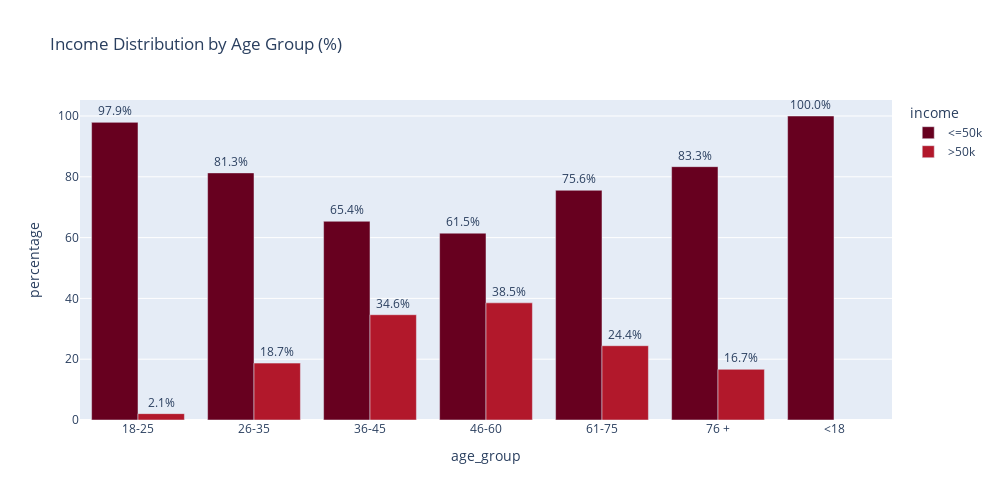
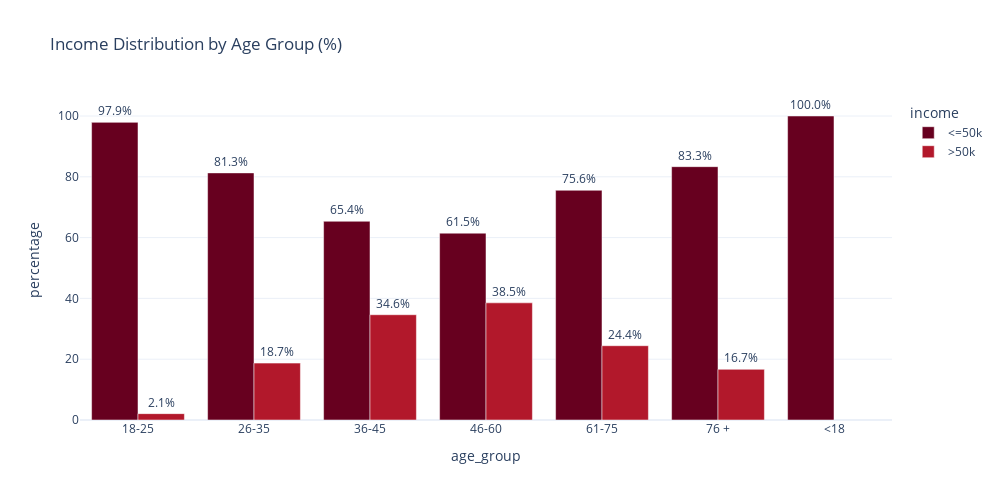
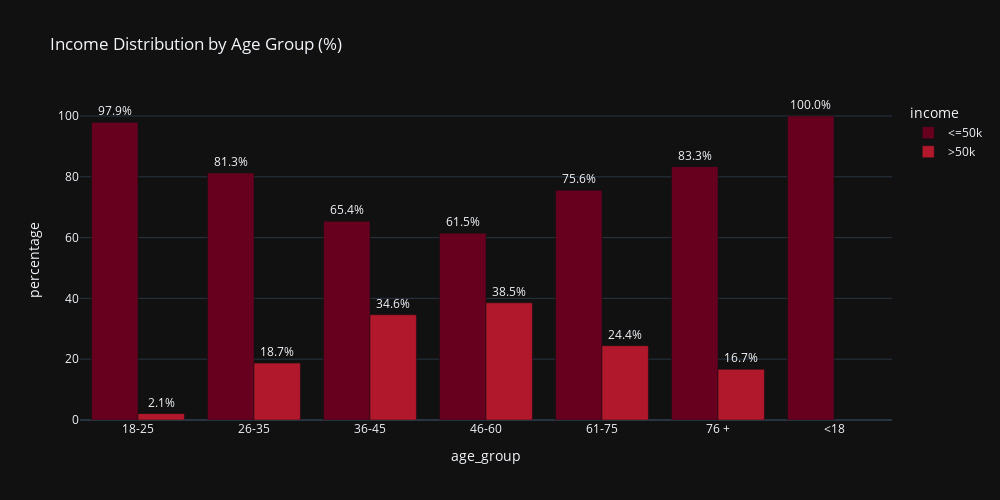
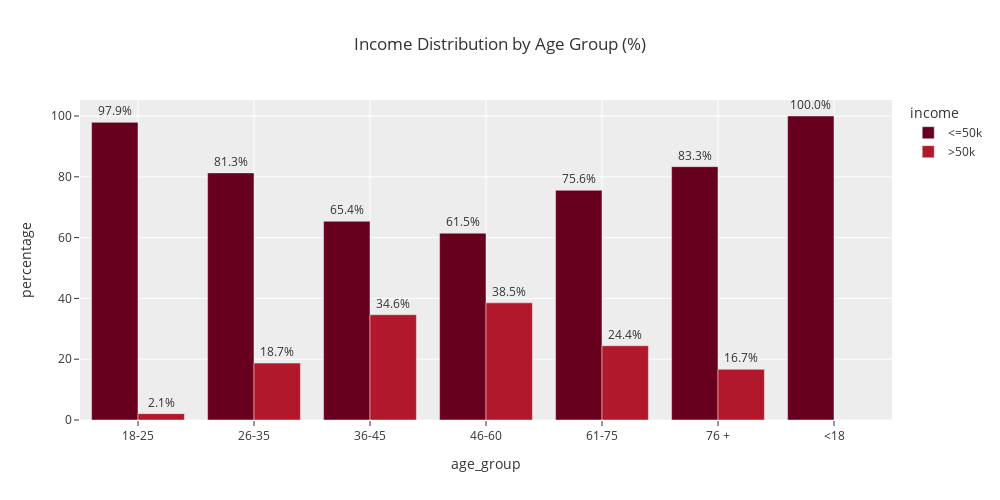

Here is the notebook cell these charts were saved with, in order:
### Code cell
themes = ["plotly", "plotly_white", "plotly_dark", "ggplot2", "seaborn", "simple_white", "presentation", "xgridoff", "ygridoff", "gridon", "none"]

for theme in themes:
    fig.update_layout(template=theme)

    fig.show()

### Figure 1 — Plotly figure (JSON) as saved in the notebook; plotly's stock layout.template omitted (floating-point values rounded to 4 significant figures)
{"data": [{"alignmentgroup": "True", "hovertemplate": "income=<=50k<br>age_group=%{x}<br>percentage=%{text}<extra></extra>", "legendgroup": "<=50k", "marker": {"color": "rgb(103,0,31)", "pattern": {"shape": ""}}, "name": "<=50k", "offsetgroup": "<=50k", "orientation": "v", "showlegend": true, "text": [97.91, 81.28, 65.37, 61.46, 75.56, 83.33, 100.0], "textposition": "outside", "texttemplate": "%{text:.1f}%", "type": "bar", "x": ["18-25", "26-35", "36-45", "46-60", "61-75", "76 +", "<18"], "xaxis": "x", "y": [97.91, 81.28, 65.37, 61.46, 75.56, 83.33, 100.0], "yaxis": "y"}, {"alignmentgroup": "True", "hovertemplate": "income=>50k<br>age_group=%{x}<br>percentage=%{text}<extra></extra>", "legendgroup": ">50k", "marker": {"color": "rgb(178,24,43)", "pattern": {"shape": ""}}, "name": ">50k", "offsetgroup": ">50k", "orientation": "v", "showlegend": true, "text": [2.093, 18.72, 34.63, 38.54, 24.44, 16.67], "textposition": "outside", "texttemplate": "%{text:.1f}%", "type": "bar", "x": ["18-25", "26-35", "36-45", "46-60", "61-75", "76 +"], "xaxis": "x", "y": [2.093, 18.72, 34.63, 38.54, 24.44, 16.67], "yaxis": "y"}], "layout": {"barmode": "group", "height": 500, "legend": {"title": {"text": "income"}, "tracegroupgap": 0}, "title": {"text": "Income Distribution by Age Group (%)"}, "uniformtext": {"minsize": 6, "mode": "hide"}, "width": 1000, "xaxis": {"anchor": "y", "autorange": true, "domain": [0, 1], "range": [-0.5, 6.5], "title": {"text": "age_group"}, "type": "category"}, "yaxis": {"anchor": "x", "autorange": true, "domain": [0, 1], "range": [0, 105.3], "title": {"text": "percentage"}, "type": "linear"}}}

### Figure 2 — Plotly figure (JSON) as saved in the notebook; plotly's stock layout.template omitted (floating-point values rounded to 4 significant figures)
{"data": [{"alignmentgroup": "True", "hovertemplate": "income=<=50k<br>age_group=%{x}<br>percentage=%{text}<extra></extra>", "legendgroup": "<=50k", "marker": {"color": "rgb(103,0,31)", "pattern": {"shape": ""}}, "name": "<=50k", "offsetgroup": "<=50k", "orientation": "v", "showlegend": true, "text": [97.91, 81.28, 65.37, 61.46, 75.56, 83.33, 100.0], "textposition": "outside", "texttemplate": "%{text:.1f}%", "type": "bar", "x": ["18-25", "26-35", "36-45", "46-60", "61-75", "76 +", "<18"], "xaxis": "x", "y": [97.91, 81.28, 65.37, 61.46, 75.56, 83.33, 100.0], "yaxis": "y"}, {"alignmentgroup": "True", "hovertemplate": "income=>50k<br>age_group=%{x}<br>percentage=%{text}<extra></extra>", "legendgroup": ">50k", "marker": {"color": "rgb(178,24,43)", "pattern": {"shape": ""}}, "name": ">50k", "offsetgroup": ">50k", "orientation": "v", "showlegend": true, "text": [2.093, 18.72, 34.63, 38.54, 24.44, 16.67], "textposition": "outside", "texttemplate": "%{text:.1f}%", "type": "bar", "x": ["18-25", "26-35", "36-45", "46-60", "61-75", "76 +"], "xaxis": "x", "y": [2.093, 18.72, 34.63, 38.54, 24.44, 16.67], "yaxis": "y"}], "layout": {"barmode": "group", "height": 500, "legend": {"title": {"text": "income"}, "tracegroupgap": 0}, "title": {"text": "Income Distribution by Age Group (%)"}, "uniformtext": {"minsize": 6, "mode": "hide"}, "width": 1000, "xaxis": {"anchor": "y", "autorange": true, "domain": [0, 1], "range": [-0.5, 6.5], "title": {"text": "age_group"}, "type": "category"}, "yaxis": {"anchor": "x", "autorange": true, "domain": [0, 1], "range": [0, 105.3], "title": {"text": "percentage"}, "type": "linear"}}}

### Figure 3 — Plotly figure (JSON) as saved in the notebook; plotly's stock layout.template omitted (floating-point values rounded to 4 significant figures)
{"data": [{"alignmentgroup": "True", "hovertemplate": "income=<=50k<br>age_group=%{x}<br>percentage=%{text}<extra></extra>", "legendgroup": "<=50k", "marker": {"color": "rgb(103,0,31)", "pattern": {"shape": ""}}, "name": "<=50k", "offsetgroup": "<=50k", "orientation": "v", "showlegend": true, "text": [97.91, 81.28, 65.37, 61.46, 75.56, 83.33, 100.0], "textposition": "outside", "texttemplate": "%{text:.1f}%", "type": "bar", "x": ["18-25", "26-35", "36-45", "46-60", "61-75", "76 +", "<18"], "xaxis": "x", "y": [97.91, 81.28, 65.37, 61.46, 75.56, 83.33, 100.0], "yaxis": "y"}, {"alignmentgroup": "True", "hovertemplate": "income=>50k<br>age_group=%{x}<br>percentage=%{text}<extra></extra>", "legendgroup": ">50k", "marker": {"color": "rgb(178,24,43)", "pattern": {"shape": ""}}, "name": ">50k", "offsetgroup": ">50k", "orientation": "v", "showlegend": true, "text": [2.093, 18.72, 34.63, 38.54, 24.44, 16.67], "textposition": "outside", "texttemplate": "%{text:.1f}%", "type": "bar", "x": ["18-25", "26-35", "36-45", "46-60", "61-75", "76 +"], "xaxis": "x", "y": [2.093, 18.72, 34.63, 38.54, 24.44, 16.67], "yaxis": "y"}], "layout": {"barmode": "group", "height": 500, "legend": {"title": {"text": "income"}, "tracegroupgap": 0}, "title": {"text": "Income Distribution by Age Group (%)"}, "uniformtext": {"minsize": 6, "mode": "hide"}, "width": 1000, "xaxis": {"anchor": "y", "autorange": true, "domain": [0, 1], "range": [-0.5, 6.5], "title": {"text": "age_group"}, "type": "category"}, "yaxis": {"anchor": "x", "autorange": true, "domain": [0, 1], "range": [0, 105.3], "title": {"text": "percentage"}, "type": "linear"}}}

### Figure 4 — Plotly figure (JSON) as saved in the notebook; plotly's stock layout.template omitted (floating-point values rounded to 4 significant figures)
{"data": [{"alignmentgroup": "True", "hovertemplate": "income=<=50k<br>age_group=%{x}<br>percentage=%{text}<extra></extra>", "legendgroup": "<=50k", "marker": {"color": "rgb(103,0,31)", "pattern": {"shape": ""}}, "name": "<=50k", "offsetgroup": "<=50k", "orientation": "v", "showlegend": true, "text": [97.91, 81.28, 65.37, 61.46, 75.56, 83.33, 100.0], "textposition": "outside", "texttemplate": "%{text:.1f}%", "type": "bar", "x": ["18-25", "26-35", "36-45", "46-60", "61-75", "76 +", "<18"], "xaxis": "x", "y": [97.91, 81.28, 65.37, 61.46, 75.56, 83.33, 100.0], "yaxis": "y"}, {"alignmentgroup": "True", "hovertemplate": "income=>50k<br>age_group=%{x}<br>percentage=%{text}<extra></extra>", "legendgroup": ">50k", "marker": {"color": "rgb(178,24,43)", "pattern": {"shape": ""}}, "name": ">50k", "offsetgroup": ">50k", "orientation": "v", "showlegend": true, "text": [2.093, 18.72, 34.63, 38.54, 24.44, 16.67], "textposition": "outside", "texttemplate": "%{text:.1f}%", "type": "bar", "x": ["18-25", "26-35", "36-45", "46-60", "61-75", "76 +"], "xaxis": "x", "y": [2.093, 18.72, 34.63, 38.54, 24.44, 16.67], "yaxis": "y"}], "layout": {"barmode": "group", "height": 500, "legend": {"title": {"text": "income"}, "tracegroupgap": 0}, "title": {"text": "Income Distribution by Age Group (%)"}, "uniformtext": {"minsize": 6, "mode": "hide"}, "width": 1000, "xaxis": {"anchor": "y", "autorange": true, "domain": [0, 1], "range": [-0.5, 6.5], "title": {"text": "age_group"}, "type": "category"}, "yaxis": {"anchor": "x", "autorange": true, "domain": [0, 1], "range": [0, 105.3], "title": {"text": "percentage"}, "type": "linear"}}}
